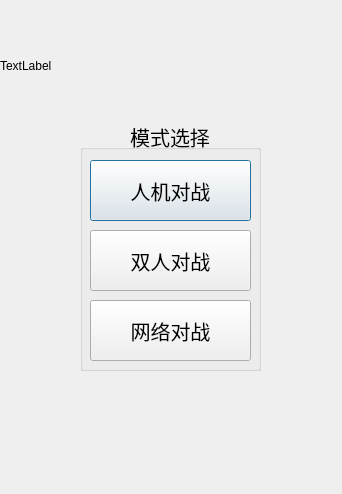
<?xml version="1.0" encoding="UTF-8"?>
<ui version="4.0">
 <class>Beginning</class>
 <widget class="QDialog" name="Beginning">
  <property name="geometry">
   <rect>
    <x>0</x>
    <y>0</y>
    <width>342</width>
    <height>494</height>
   </rect>
  </property>
  <property name="windowTitle">
   <string>Dialog</string>
  </property>
  <widget class="QGroupBox" name="groupBox">
   <property name="geometry">
    <rect>
     <x>80</x>
     <y>120</y>
     <width>181</width>
     <height>251</height>
    </rect>
   </property>
   <property name="font">
    <font>
     <pointsize>15</pointsize>
    </font>
   </property>
   <property name="title">
    <string>模式选择</string>
   </property>
   <property name="alignment">
    <set>Qt::AlignCenter</set>
   </property>
   <widget class="QPushButton" name="singlePlay">
    <property name="geometry">
     <rect>
      <x>10</x>
      <y>40</y>
      <width>161</width>
      <height>61</height>
     </rect>
    </property>
    <property name="text">
     <string>人机对战</string>
    </property>
   </widget>
   <widget class="QPushButton" name="doublePlay">
    <property name="geometry">
     <rect>
      <x>10</x>
      <y>110</y>
      <width>161</width>
      <height>61</height>
     </rect>
    </property>
    <property name="text">
     <string>双人对战</string>
    </property>
   </widget>
   <widget class="QPushButton" name="networkPlay">
    <property name="geometry">
     <rect>
      <x>10</x>
      <y>180</y>
      <width>161</width>
      <height>61</height>
     </rect>
    </property>
    <property name="text">
     <string>网络对战</string>
    </property>
   </widget>
  </widget>
  <widget class="QLabel" name="AHU">
   <property name="geometry">
    <rect>
     <x>0</x>
     <y>-10</y>
     <width>341</width>
     <height>151</height>
    </rect>
   </property>
   <property name="text">
    <string>TextLabel</string>
   </property>
  </widget>
 </widget>
 <resources/>
 <connections/>
</ui>
